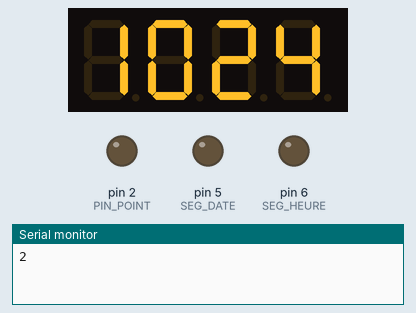
Bench run of a sketch on a simulated Arduino Uno, built with avr-gcc and run on an emulated ATmega328P. Parts: 4-digit seven-segment display, output pins drawn as LEDs (lit = HIGH), the last lines printed to the serial monitor. Wiring (inferred from the names in the program): 4-digit 7-segment display, segments lit when HIGH: segments pin 13, pin 12, pin 11, pin 10, pin 9, pin 8, pin 7; digit selects pin 4, pin 3, A0, A1. The local clock reads 2024-03-15 10:24:30 at power-on unless the sketch sets it; the segment pins are drawn as the display they are named for; pins used as bus, display or sensor lines are not drawn.

Above: at 0.1 s.
At 9.2 s:
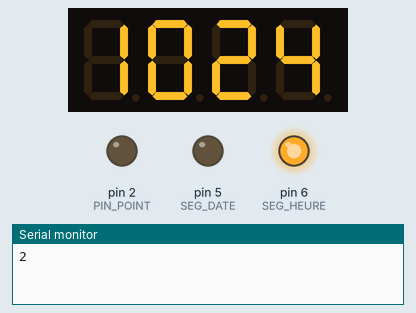
At 30.2 s:
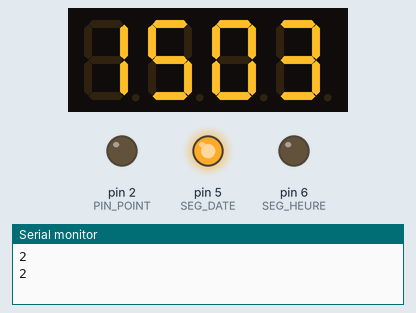
Timing chart, 0 to 31.7 s (numbered marks = the images above):
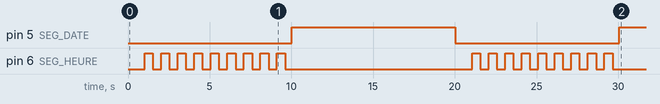

Measured:
- by itself, pin 5 (SEG_DATE): LOW → HIGH at 10.0 s, → LOW 10.0 s later, → HIGH 10.0 s later
- by itself, pin 6 (SEG_HEURE): goes 8 × (HIGH 0.51 s, LOW 0.51 s), HIGH 0.51 s, LOW 11.4 s, 8 × (HIGH 0.51 s, LOW 0.51 s), HIGH 0.51 s, then LOW

The sketch:

Horloge_4x7_segments.ino
```cpp
/*
  DATE : 13/04/2024
  AUTEUR : Exaucé KIMBEMBE


  Ce programme permet de lire la date et l'heure via le module
  RTC DS3231 puis de l'afficher dans le moniteur série.

  NB: Après téléversement du programme, supprimer la fonction
  "config_RTC()" puis téléverser de nouveau le programme.
*/
#include <Wire.h>
#include <RTClib.h>

#define ANODE_COMMUNE false // Si différent remplacé par : ANODE_COMMUNE true
#define ON false // Signal d'activation des digits : remplacé par true si ANODE_COMMUNE true

// Pins attachés aux différents segments
#define SEG_A 13
#define SEG_B 12
#define SEG_C 11
#define SEG_D 10
#define SEG_E 9
#define SEG_F 8
#define SEG_G 7
#define SEG_DATE  5
#define SEG_HEURE 6

// Pins attachés aux différents digits
#define DIGIT_1   4
#define DIGIT_2   3
#define DIGIT_3   A0
#define DIGIT_4   A1
#define PIN_POINT 2

#define ATTENTE 10000 // Temps d'affiche des digits

// Tableaux contenant les pins utilisés
const uint8_t pin_segment[7]= {SEG_A,SEG_B,SEG_C,SEG_D,SEG_E,SEG_F,SEG_G};
const uint8_t pin_digit[4]  = {DIGIT_1,DIGIT_2,DIGIT_3,DIGIT_4};

int heure[4] = {}; // L'heure à afficher
int date[4]  = {}; // La date à afficher

// Digit possible à afficher sous format : abcdefg
const int digit[10] = {0x3F,0x06,0x5B,0x4F,0x66,0x6D,0x7D,0x07,0x7F,0x6F};

// Variable
String str_jour;
String str_mois;
String str_heure;
String str_minute;

RTC_DS3231 rtc; // Création de l'objet RTC_DS1307
DateTime   Now; // Création de l'objet DateTime

// Prototypes des fonctions
void affiche(int attente, int tab[]);
void config_RTC(int decalage = 10);
void horloge(void);

void setup() {
  Serial.begin(115200);
  // Définitions des pins comme sortie
  pinMode(SEG_DATE,OUTPUT);
  pinMode(SEG_HEURE,OUTPUT);
  pinMode(PIN_POINT,OUTPUT);
  digitalWrite(PIN_POINT,ON);
  for (int i = 0; i < 7; ++i){
    pinMode(pin_segment[i],OUTPUT);
    if (i < 4){pinMode(pin_digit[i],OUTPUT);}
  }

  Wire.begin();
  rtc.begin(); // Initialisation de la communication au module RTC_DS3231
  /*
    Après avoir téléversé le programme, mettre la fonction config_RTC() en commentaire
    puis téléverser le programme à nouveau.
    NB : si elle n'est pas mise en commentaire, à chaque lancement du programme,
    la date et l'heure seront configurées à la date du téléversement du
    programme.

    Insérer le retard approximatif dans les paramètres de la fonction
    EX : config_RTC(20); // valeur maxi 60
  */
  //config_RTC(10);
}

void loop() {
  horloge();

  unsigned long depart = millis(); // Départ temps d'affichage
  unsigned long depart_blink = millis(); // Départ temps de clignotement
  bool etat = not ON;
  // Affichage de l'heure
  while(true){
    affiche(5, heure); // appel à la fonction

    // Clignotement chaque seconde
    if(millis()-depart_blink > 500){
      etat = not etat;
      depart_blink = millis();
      digitalWrite(SEG_HEURE,etat);
    }

    // Sortie de la boucle
    if ((millis()-depart) > ATTENTE){
      digitalWrite(SEG_HEURE,ON); // Extinction
      break;
    }
  }

  depart = millis();
  // Affichage de la date
  while(true){
    digitalWrite(SEG_DATE,not ON); // Allumage
    affiche(5, date); // appel à la fonction

    if ((millis()-depart) > ATTENTE){
      digitalWrite(SEG_DATE,ON); // Extinction
      break;
    }
  }

}

/*
  Cette fonction permet d'allumer la combinaison des segments contenue
  dans le tableau heure ou date.
  Paramètre :
    Type : int
    Nom : attente
    Rôle : définis la durée que les segments seront allumés
*/
void affiche(int attente, int tab[]){
  for (int i = 0; i < 4; ++i){
    digitalWrite(pin_digit[i],ON);
    for (int l = 0; l < 7; ++l){
      #if ANODE_COMMUNE
        digitalWrite(pin_segment[l],not bitRead(digit[tab[i]],l));
      #else
        digitalWrite(pin_segment[l],bitRead(digit[tab[i]],l));
      #endif
    }
    delay(attente);
    digitalWrite(pin_digit[i],not ON);
  }

}


void horloge(void){
  Now = rtc.now();

  str_jour   = String(Now.day());
  str_mois   = String(Now.month());
  str_heure  = String(Now.hour());
  str_minute = String(Now.minute());

  String U; // Unité
  String D; // Dizaine

  // Mise à jour du tableau de la date
  if(str_jour.length()==1){
    date[0] = 0;
    date[1] = str_jour.toInt();
  }
  else{
    U = str_jour[0];
    D = str_jour[1];

    date[0] = U.toInt();
    date[1] = D.toInt();
  }

  if(str_mois.length()==1){
    date[2] = 0;
    date[3] = str_mois.toInt();
  }
  else{
    U = str_mois[0];
    D = str_mois[1];

    date[2] = U.toInt();
    date[3] = D.toInt();
  }
  Serial.println(str_heure.length());
  // Mise à jour du tableau de l'heure
  if(str_heure.length()==1){
    heure[0] = 0;
    heure[1] = str_heure.toInt();
  }
  else{
    U = str_heure[0];
    D = str_heure[1];

    heure[0] = U.toInt();
    heure[1] = D.toInt();
  }

  if(str_minute.length()==1){
    heure[2] = 0;
    heure[3] = str_minute.toInt();
  }
  else{
    U = str_minute[0];
    D = str_minute[1];

    heure[2] = U.toInt();
    heure[3] = D.toInt();
  }
}


void config_RTC(int decalage){
  // Si le décalage dépasse 60 secondes
  if (decalage > 60)
    decalage = 60;
  /*
    Configuration de la date et l'heure du module RTC à la date et l'heure de la compilation du programme.
    Configuration manuelle 27 avril 2022 à 11:00:00
    rtc.adjust(DateTime(2022, 4, 27, 11, 0, 0));
  */
  rtc.adjust(DateTime(F(__DATE__), F(__TIME__)));

  Now = rtc.now(); // Mise à jour

  int date   = (int) Now.day();
  int mois   = (int) Now.month();
  int annee  = (int) Now.year();

  int H = (int) Now.hour();
  int M = (int) Now.minute();
  int S = (int) Now.second();

  int S_Total =  S + decalage;       // Nombre de secondes total
  int M_Total =  M + (S_Total / 60); // Nombre de minutes total
  int H_Total =  H + (M_Total / 60); // Nombre d'heures total

  S = S_Total % 60;
  M = M_Total % 60;
  H = H_Total % 24;

  // Configuration de la date et l'heure du module RTC à la date et l'heure de la compilation du programme
  // plus le décalage issu lors du transfert vers l'arduino
  rtc.adjust(DateTime(annee, mois, date, H, M, S));
}
```
